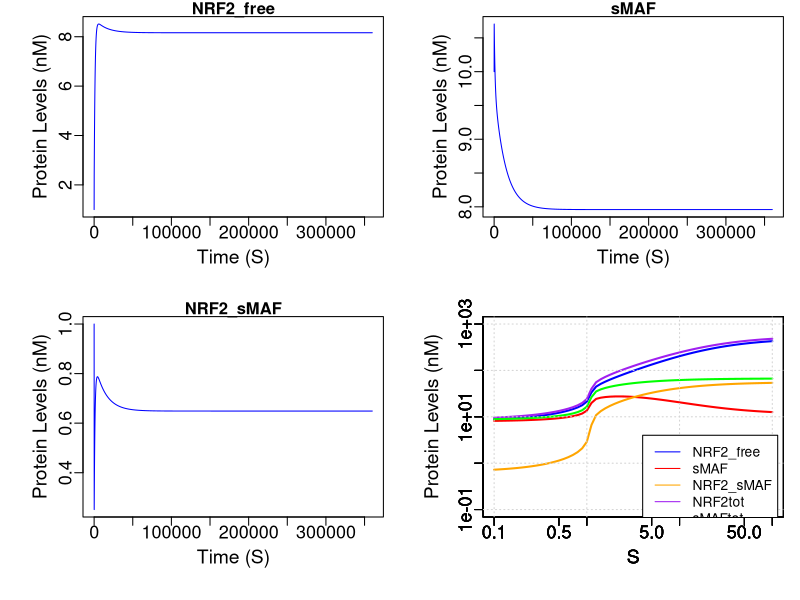
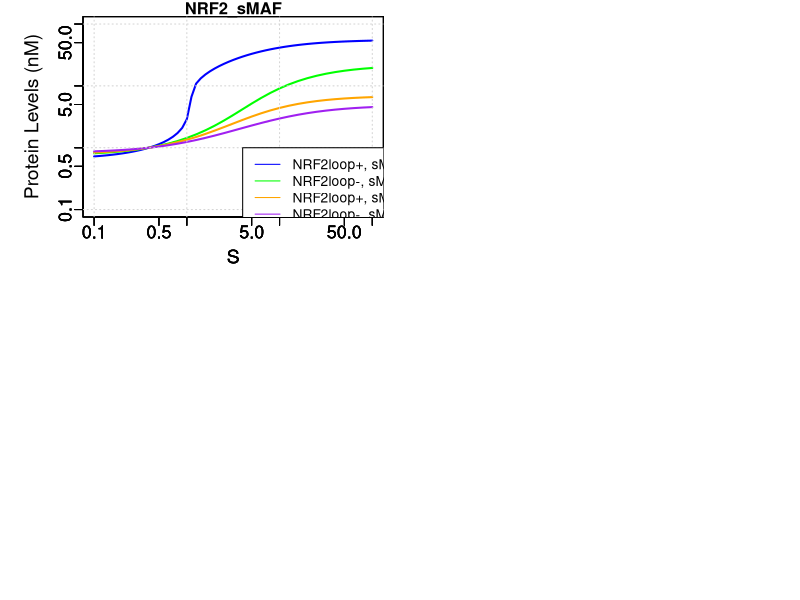

R code for these plots, in order:
## ---- chunk 1
# Load Package
library(deSolve)
## ---- chunk 2
## ---------------------------------
## Parameter values
## --------------------------------- 
parameters <- c(
  S = 0,
  k10 = 7 * log(2) / (10 * 60),
  k1 = 65 * log(2) / (10 * 60),
  k2 = log(2) / (10 * 60),
  k3 = log(2) / (100 * 60),
  k40 = 6 * log(2) / (100 * 60),
  k4 = 83 * log(2) / (100 * 60),
  k5 = log(2) / (100 * 60),
  k6 = log(2) / (100 * 60),
  k7 = 0.001,
  k8 = 0.1,
  Kd1 = 20,
  Kd2 = 1.5,
  Kd4 = 20
)
## ----------------------------------
## Initial conditions
## ----------------------------------
y0 <- c(
  NRF2_free 	= 1,
  sMAF 			  = 10,
  NRF2_sMAF   = 1 
)
## ----------------------------------
## Differential equations to solve
## ----------------------------------
Model_III <- function(times, y, parms)
{
  with(as.list(c(y, parms)),
       {
         #ODEs for the state variables
         dNRF2_freedt		=  k10 + k1 * NRF2_sMAF / (Kd1 + NRF2_sMAF) - k2 * Kd2 / (Kd2 + S) * NRF2_free - k3 * NRF2_free - k7 * NRF2_free * sMAF + k8 * NRF2_sMAF
         dsMAFdt		=  k40 + k4 * NRF2_sMAF / (Kd4 + NRF2_sMAF) - k5 * sMAF  - k7 * NRF2_free * sMAF + k8 * NRF2_sMAF
         dNRF2_sMAFdt = - k6 * NRF2_sMAF + k7 * NRF2_free * sMAF - k8 * NRF2_sMAF
         #Return simulated value of Y at each time step
         list(c(dNRF2_freedt, dsMAFdt, dNRF2_sMAFdt)); #They need to follow the same order as the ODEs
       })
}

## ----------------------------------
## Run simulation
## ----------------------------------
#Time span of simulation
tspan <- seq(0, 360000, by = 100)
#Call the lsoda function to numerically solve the ODEs
output <- lsoda(y = y0, times = tspan, func = Model_III, parms = parameters)
#Optional: show the result of the first 6 time steps
head(output)
## ---- chunk 3
## ----------------------------------
## Plotting simulation results
## ----------------------------------
par(mar = c(5, 5, 1, 1), mgp = c(2, 0.5, 0)) # mar(figure margins):bottom, left, top, right; mgp(label position): distance from label, scale, tick marks to plot 
plot(output, xlab = "Time (S)", ylab = "Protein Levels (nM)", las=0.5, cex.lab=1.4, cex.axis=1.3, col="blue")
## ---- chunk 4
## Dose Response (Fig. 4B)
## -------------------------------------
logdose <- seq(-1,2, by = 0.05)
dose <- 10^logdose

NRF2_free_ss <- c()     #A vector to hold steady-state NRF2_free values
sMAF_ss <- c()          #A vector to hold steady-state sMAF values
NRF2_sMAF_ss <- c()     #A vector to hold steady-state NRF2_sMAF values

for( i in dose)
{
  parameters["S"]=i
  output <- lsoda(y = y0, times = tspan, func = Model_III, parms = parameters)
  lastpoint_index <- length(output[,"time"])
  NRF2_free_ss <- c(NRF2_free_ss,output[lastpoint_index,"NRF2_free"])
  sMAF_ss <- c(sMAF_ss,output[lastpoint_index,"sMAF"])
  NRF2_sMAF_ss <- c(NRF2_sMAF_ss,output[lastpoint_index,"NRF2_sMAF"])
}

plot(dose, NRF2_free_ss, log="xy", xlim = c(0.1, 100), ylim = c(0.1, 1000), xlab="S", ylab ="", 
     cex.lab =1.4, cex.axis=1.3, las=0.5, lwd = 2, type="l", pch=20, col="blue") 

par(new=TRUE)
plot(dose, sMAF_ss, log="xy", xlim = c(0.1, 100), ylim = c(0.1, 1000), xlab="S", ylab ="", 
     cex.lab =1.4, cex.axis=1.3, las=0.5, lwd = 2, type="l", pch=20, col="red") 

par(new=TRUE)
plot(dose, NRF2_sMAF_ss, log="xy", xlim = c(0.1, 100), ylim = c(0.1, 1000), xlab="S", ylab ="", 
     cex.lab =1.4, cex.axis=1.3, las=0.5, lwd = 2, type="l", pch=20, col="orange") 

par(new=TRUE)
NRF2tot_ss = NRF2_free_ss + NRF2_sMAF_ss 
plot(dose, NRF2tot_ss, log="xy", xlim = c(0.1, 100), ylim = c(0.1, 1000), xlab="S", ylab ="", 
     cex.lab =1.4, cex.axis=1.3, las=0.5, lwd = 2, type="l", pch=20, col="purple") 

par(new=TRUE)
sMAFtot_ss = sMAF_ss + NRF2_sMAF_ss
plot(dose, sMAFtot_ss, log="xy", xlim = c(0.1, 100), ylim = c(0.1, 1000), xlab="S", ylab ="", 
     cex.lab =1.4, cex.axis=1.3, las=0.5, lwd = 2, type="l", pch=20, col="green") 

title(ylab="Protein Levels (nM)", line=2.5, cex.lab=1.4)
grid()
legend(4,4, legend=c("NRF2_free","sMAF","NRF2_sMAF","NRF2tot","sMAFtot"), col=c("blue","red","orange","purple","green") , lty=1, cex=1)
## ---- chunk 5
## Dose Response (Fig. 4C);
## -------------------------------------
## default curve
plot(dose, NRF2_sMAF_ss, log="xy", xlim = c(0.1, 100), ylim = c(0.1, 100), xlab="S", ylab ="", 
     cex.lab =1.4, cex.axis=1.3, las=0.5, lwd = 2, type="l", pch=20, col="blue") 
title(main = "NRF2_sMAF")


## To disable NRF2 auto-induction, by setting the "k1 * S / (Kd1 + S)" term in dNRF2_freedt differential equation to "k1 * 1 / (Kd1 + 1)"
Model_III_a <- function(times, y, parms) 
{
  with(as.list(c(y, parms)),
       {
         dNRF2_freedt		=  k10 + k1 * 1 / (Kd1 + 1) - k2 * Kd2 / (Kd2 + S) * NRF2_free - k3 * NRF2_free - k7 * NRF2_free * sMAF + k8 * NRF2_sMAF # setting "k1 * S / (Kd1 + S)"  to "k1 * 1 / (Kd1 + 1)" to disable NRF2 auto-induction
         dsMAFdt		=  k40 + k4 * NRF2_sMAF / (Kd4 + NRF2_sMAF) - k5 * sMAF  - k7 * NRF2_free * sMAF + k8 * NRF2_sMAF
         dNRF2_sMAFdt = - k6 * NRF2_sMAF + k7 * NRF2_free * sMAF - k8 * NRF2_sMAF
         list(c(dNRF2_freedt, dsMAFdt, dNRF2_sMAFdt)); 
       })
}

logdose <- seq(-1,2, by = 0.1)
dose <- 10^logdose
NRF2_sMAFss <- c()  
for( i in dose)
{
  parameters["S"]=i
  output <- lsoda(y = y0, times = tspan, func = Model_III_a, parms = parameters)
  lastpoint_index <- length(output[,"NRF2_sMAF"])
  NRF2_sMAFss <- c(NRF2_sMAFss,output[lastpoint_index,"NRF2_sMAF"])
}
par(new=TRUE)
plot(dose, NRF2_sMAFss, log="xy", xlim = c(0.1, 100), ylim = c(0.1, 100), xlab="S", ylab ="", cex.lab =1.4, cex.axis=1.3, las=0.5, lwd = 2, type="l", pch=20, col="green") 



## To disable sMAF auto-induction, by setting the "k4 * S / (Kd4 + S)" term in dsMAFdt differential equation to "k4 * 1 / (Kd4 + 1)"
Model_III_b <- function(times, y, parms) 
{
  with(as.list(c(y, parms)),
       {
         dNRF2_freedt		=  k10 + k1 * NRF2_sMAF / (Kd1 + NRF2_sMAF) - k2 * Kd2 / (Kd2 + S) * NRF2_free - k3 * NRF2_free - k7 * NRF2_free * sMAF + k8 * NRF2_sMAF
         dsMAFdt		=  k40 + k4 * 1 / (Kd4 + 1) - k5 * sMAF  - k7 * NRF2_free * sMAF + k8 * NRF2_sMAF # setting "k4 * S / (Kd4 + S)"  to "k4 * 1 / (Kd4 + 1)" to disable sMAF auto-induction
         dNRF2_sMAFdt = - k6 * NRF2_sMAF + k7 * NRF2_free * sMAF - k8 * NRF2_sMAF
         list(c(dNRF2_freedt, dsMAFdt, dNRF2_sMAFdt)); 
       })
}

logdose <- seq(-1,2, by = 0.1)
dose <- 10^logdose
NRF2_sMAFss <- c()  
for( i in dose)
{
  parameters["S"]=i
  output <- lsoda(y = y0, times = tspan, func = Model_III_b, parms = parameters)
  lastpoint_index <- length(output[,"NRF2_sMAF"])
  NRF2_sMAFss <- c(NRF2_sMAFss,output[lastpoint_index,"NRF2_sMAF"])
}
par(new=TRUE)
plot(dose, NRF2_sMAFss, log="xy", xlim = c(0.1, 100), ylim = c(0.1, 100), xlab="S", ylab ="", cex.lab =1.4, cex.axis=1.3, las=0.5, lwd = 2, type="l", pch=20, col="orange") 



## To disable both NRF2 and sMAF auto-induction
Model_III_c <- function(times, y, parms) 
{
  with(as.list(c(y, parms)),
       {
         dNRF2_freedt		=  k10 + k1 * 1 / (Kd1 + 1) - k2 * Kd2 / (Kd2 + S) * NRF2_free - k3 * NRF2_free - k7 * NRF2_free * sMAF + k8 * NRF2_sMAF # setting "k1 * S / (Kd1 + S)"  to "k1 * 1 / (Kd1 + 1)" to disable NRF2 auto-induction
         dsMAFdt		=  k40 + k4 * 1 / (Kd4 + 1) - k5 * sMAF  - k7 * NRF2_free * sMAF + k8 * NRF2_sMAF # setting "k4 * S / (Kd4 + S)"  to "k4 * 1 / (Kd4 + 1)" to disable sMAF auto-induction
         dNRF2_sMAFdt = - k6 * NRF2_sMAF + k7 * NRF2_free * sMAF - k8 * NRF2_sMAF
         list(c(dNRF2_freedt, dsMAFdt, dNRF2_sMAFdt));
       })
}

logdose <- seq(-1,2, by = 0.1)
dose <- 10^logdose
NRF2_sMAFss <- c()  
for( i in dose)
{
  parameters["S"]=i
  output <- lsoda(y = y0, times = tspan, func = Model_III_c, parms = parameters)
  lastpoint_index <- length(output[,"NRF2_sMAF"])
  NRF2_sMAFss <- c(NRF2_sMAFss,output[lastpoint_index,"NRF2_sMAF"])
}
par(new=TRUE)
plot(dose, NRF2_sMAFss, log="xy", xlim = c(0.1, 100), ylim = c(0.1, 100), xlab="S", ylab ="", cex.lab =1.4, cex.axis=1.3, las=0.5, lwd = 2, type="l", pch=20, col="purple") 

title(ylab="Protein Levels (nM)", line=2.5, cex.lab=1.4)
grid()
legend(4,1, legend=c("NRF2loop+, sMAFloop+","NRF2loop-, sMAFloop+","NRF2loop+, sMAFloop-","NRF2loop-, sMAFloop-"), col=c("blue","green","orange","purple") , lty=1, cex=1) 	
